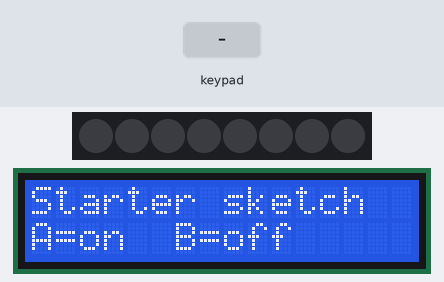
The sketch below on a simulated Arduino Uno R4 WiFi. On the bench: 8 RGB LEDs in strip order, left to right, 16×2 character LCD. The test bench sets the inputs (shaded band). Dim RGB values are drawn brighter than linear.

Above: at 1.2 s.
1.3 s: key 'A' pressed
At 2.0 s:
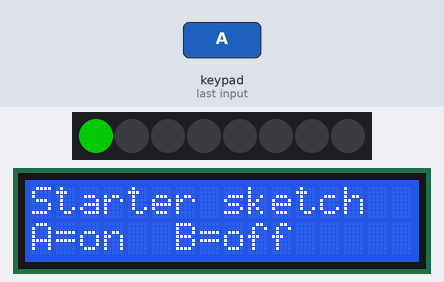
2.8 s: key 'B' pressed
At 3.2 s:
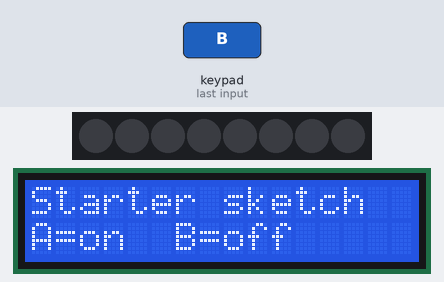
Timing chart, 0 to 5.8 s (numbered marks = the images above; inputs shaded):
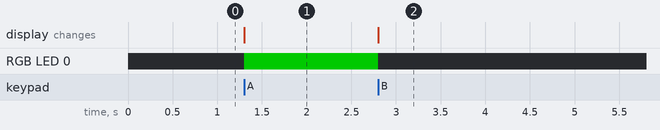

Measured:
- after the input at 1.3 s, RGB LED 0: off → RGB(0, 102, 0) at once
- after the input at 2.8 s, RGB LED 0: RGB(0, 102, 0) → off at once

The sketch:

starter-sketch.ino
```cpp
/*
 * Plug and Make Kit - Starter sketch: using the Modulino library
 *
 * The smallest useful Modulino sketch. Press button A on the Modulino
 * Buttons module to light the first pixel on the Modulino Pixels module
 * green; press button B to turn it off again.
 *
 * If an I2C 1602 LCD is connected, the sketch also shows a message on it
 * ("Starter sketch" / "A=on  B=off"). The LCD is optional - without it the
 * sketch works exactly the same.
 *
 * Wiring: plug the Modulino Buttons and Modulino Pixels into the Uno R4's
 * Qwiic connector (chain them together). For the optional LCD, connect its
 * SDA, SCL, 5V and GND to the Arduino's header pins (not the Qwiic connector).
 *
 * Requires the "Arduino_Modulino" and "LiquidCrystal_I2C" libraries
 * (Library Manager).
 */

#include <Arduino_Modulino.h>
#include <LiquidCrystal_I2C.h>

// One object per module. There is only one of each type in the kit, so the
// library finds each module on the Qwiic bus by itself - no addresses needed.
ModulinoButtons buttons;
ModulinoPixels pixels;

// The LCD is optional, so it is only created if we find one (see setup()).
// Its backpack is at address 0x27 or 0x3F depending on the make.
LiquidCrystal_I2C* lcd = nullptr;

// Returns true if something answers on the header I2C bus (Wire) at this address.
bool i2cDevicePresent(byte address) {
  Wire.beginTransmission(address);
  return Wire.endTransmission() == 0;
}

void setup() {
  Serial.begin(115200);

  Modulino.begin();  // start the Qwiic bus - always do this first

  // Each module's begin() returns false if that module isn't found.
  if (!buttons.begin()) Serial.println("Buttons module not found - check the Qwiic cable");
  if (!pixels.begin())  Serial.println("Pixels module not found - check the Qwiic cable");

  // The LCD is on the header pins (Wire), separate from the Qwiic bus.
  Wire.begin();
  byte lcdAddress = 0;
  if (i2cDevicePresent(0x27)) lcdAddress = 0x27;
  else if (i2cDevicePresent(0x3F)) lcdAddress = 0x3F;

  if (lcdAddress != 0) {
    lcd = new LiquidCrystal_I2C(lcdAddress, 16, 2);  // address, columns, rows
    lcd->init();
    lcd->backlight();
    lcd->setCursor(0, 0);  // column, row (both start at 0)
    lcd->print("Starter sketch");
    lcd->setCursor(0, 1);
    lcd->print("A=on  B=off");
  } else {
    Serial.println("LCD not found - skipping (optional)");
  }
}

void loop() {
  // update() returns true only when a button has just been pressed or released.
  if (buttons.update()) {
    if (buttons.isPressed('A')) {
      pixels.set(0, GREEN, 40);  // pixel number, color, brightness (0-100)
      pixels.show();             // nothing changes until you call show()
    } else if (buttons.isPressed('B')) {
      pixels.clear(0);           // turn pixel 0 off
      pixels.show();
    }
  }
}
```
